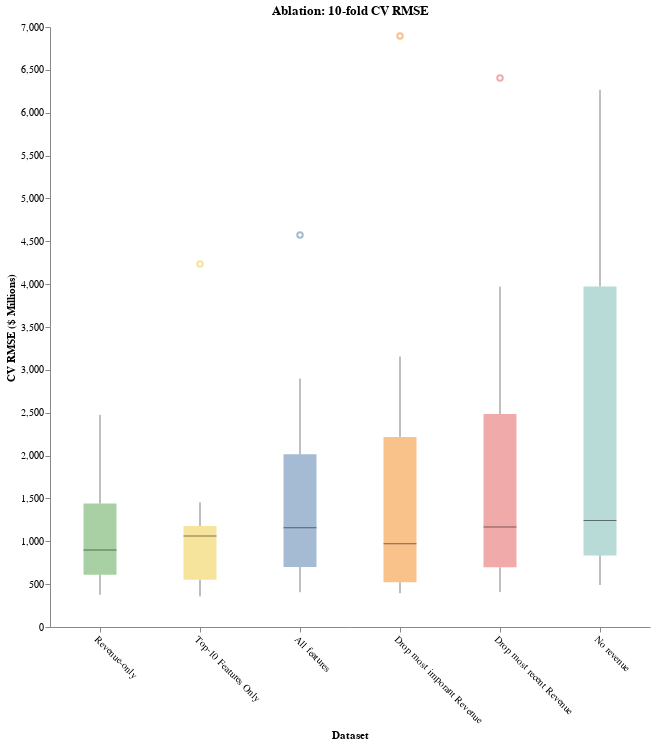

The code cell stored with this chart in its notebook:
### Code cell
chart.configure_view(stroke=None).properties(height=600,width=600)

### Figure 1 — Vega-Lite specification as saved in the notebook (floating-point values rounded to 4 significant figures)
{"config": {"view": {"continuousWidth": 300, "continuousHeight": 300, "stroke": null}}, "data": {"name": "data-eee3d58994899df941fd143cc647d893"}, "mark": {"type": "boxplot", "median": {"color": "black", "strokeWidth": 3}, "opacity": 0.5, "size": 33}, "encoding": {"color": {"field": "xlab", "legend": null, "type": "nominal"}, "x": {"axis": {"grid": false, "labelAngle": 45}, "field": "xlab", "sort": ["Revenue-only", "Top-10 Features Only", "All features", "Drop most imporant Revenue", "Drop most recent Revenue", "No revenue"], "title": "Dataset", "type": "nominal"}, "y": {"axis": {"grid": false}, "field": "rmse", "title": "CV RMSE ($ Millions)", "type": "quantitative"}}, "height": 600, "title": "Ablation: 10-fold CV RMSE", "width": 600, "$schema": "https://vega.github.io/schema/vega-lite/v5.20.1.json", "datasets": {"data-eee3d58994899df941fd143cc647d893": [{"dataset": "X_tot", "rmse": 4574.0, "xlab": "All features"}, {"dataset": "X_tot", "rmse": 975.3, "xlab": "All features"}, {"dataset": "X_tot", "rmse": 1404.0, "xlab": "All features"}, {"dataset": "X_tot", "rmse": 1340.0, "xlab": "All features"}, {"dataset": "X_tot", "rmse": 467.3, "xlab": "All features"}, {"dataset": "X_tot", "rmse": 2899.0, "xlab": "All features"}, {"dataset": "X_tot", "rmse": 621.2, "xlab": "All features"}, {"dataset": "X_tot", "rmse": 936.7, "xlab": "All features"}, {"dataset": "X_tot", "rmse": 406.3, "xlab": "All features"}, {"dataset": "X_tot", "rmse": 2219.0, "xlab": "All features"}, {"dataset": "X_no_rev", "rmse": 6268.0, "xlab": "No revenue"}, {"dataset": "X_no_rev", "rmse": 889.0, "xlab": "No revenue"}, {"dataset": "X_no_rev", "rmse": 950.8, "xlab": "No revenue"}, {"dataset": "X_no_rev", "rmse": 5125.0, "xlab": "No revenue"}, {"dataset": "X_no_rev", "rmse": 817.1, "xlab": "No revenue"}, {"dataset": "X_no_rev", "rmse": 3697.0, "xlab": "No revenue"}, {"dataset": "X_no_rev", "rmse": 647.5, "xlab": "No revenue"}, {"dataset": "X_no_rev", "rmse": 1534.0, "xlab": "No revenue"}, {"dataset": "X_no_rev", "rmse": 489.5, "xlab": "No revenue"}, {"dataset": "X_no_rev", "rmse": 4066.0, "xlab": "No revenue"}, {"dataset": "X_only_rev", "rmse": 2475.0, "xlab": "Revenue-only"}, {"dataset": "X_only_rev", "rmse": 738.4, "xlab": "Revenue-only"}, {"dataset": "X_only_rev", "rmse": 1142.0, "xlab": "Revenue-only"}, {"dataset": "X_only_rev", "rmse": 1542.0, "xlab": "Revenue-only"}, {"dataset": "X_only_rev", "rmse": 578.7, "xlab": "Revenue-only"}, {"dataset": "X_only_rev", "rmse": 420.1, "xlab": "Revenue-only"}, {"dataset": "X_only_rev", "rmse": 705.7, "xlab": "Revenue-only"}, {"dataset": "X_only_rev", "rmse": 1057.0, "xlab": "Revenue-only"}, {"dataset": "X_only_rev", "rmse": 376.0, "xlab": "Revenue-only"}, {"dataset": "X_only_rev", "rmse": 2069.0, "xlab": "Revenue-only"}, {"dataset": "X_missing_lead", "rmse": 6896.0, "xlab": "Drop most imporant Revenue"}, {"dataset": "X_missing_lead", "rmse": 437.3, "xlab": "Drop most imporant Revenue"}, {"dataset": "X_missing_lead", "rmse": 1139.0, "xlab": "Drop most imporant Revenue"}, {"dataset": "X_missing_lead", "rmse": 2282.0, "xlab": "Drop most imporant Revenue"}, {"dataset": "X_missing_lead", "rmse": 452.6, "xlab": "Drop most imporant Revenue"}, {"dataset": "X_missing_lead", "rmse": 3156.0, "xlab": "Drop most imporant Revenue"}, {"dataset": "X_missing_lead", "rmse": 804.7, "xlab": "Drop most imporant Revenue"}, {"dataset": "X_missing_lead", "rmse": 731.6, "xlab": "Drop most imporant Revenue"}, {"dataset": "X_missing_lead", "rmse": 394.7, "xlab": "Drop most imporant Revenue"}, {"dataset": "X_missing_lead", "rmse": 2026.0, "xlab": "Drop most imporant Revenue"}, {"dataset": "X_missing_lastrev", "rmse": 6404.0, "xlab": "Drop most recent Revenue"}, {"dataset": "X_missing_lastrev", "rmse": 632.0, "xlab": "Drop most recent Revenue"}, {"dataset": "X_missing_lastrev", "rmse": 1395.0, "xlab": "Drop most recent Revenue"}, {"dataset": "X_missing_lastrev", "rmse": 2206.0, "xlab": "Drop most recent Revenue"}, {"dataset": "X_missing_lastrev", "rmse": 628.7, "xlab": "Drop most recent Revenue"}, {"dataset": "X_missing_lastrev", "rmse": 3971.0, "xlab": "Drop most recent Revenue"}, {"dataset": "X_missing_lastrev", "rmse": 887.7, "xlab": "Drop most recent Revenue"}, {"dataset": "X_missing_lastrev", "rmse": 940.9, "xlab": "Drop most recent Revenue"}, {"dataset": "X_missing_lastrev", "rmse": 407.0, "xlab": "Drop most recent Revenue"}, {"dataset": "X_missing_lastrev", "rmse": 2577.0, "xlab": "Drop most recent Revenue"}, {"dataset": "K_best_features", "rmse": 4236.0, "xlab": "Top-10 Features Only"}, {"dataset": "K_best_features", "rmse": 669.2, "xlab": "Top-10 Features Only"}, {"dataset": "K_best_features", "rmse": 1191.0, "xlab": "Top-10 Features Only"}, {"dataset": "K_best_features", "rmse": 1454.0, "xlab": "Top-10 Features Only"}, {"dataset": "K_best_features", "rmse": 458.3, "xlab": "Top-10 Features Only"}, {"dataset": "K_best_features", "rmse": 1137.0, "xlab": "Top-10 Features Only"}, {"dataset": "K_best_features", "rmse": 512.8, "xlab": "Top-10 Features Only"}, {"dataset": "K_best_features", "rmse": 1028.0, "xlab": "Top-10 Features Only"}, {"dataset": "K_best_features", "rmse": 357.7, "xlab": "Top-10 Features Only"}, {"dataset": "K_best_features", "rmse": 1094.0, "xlab": "Top-10 Features Only"}]}}
